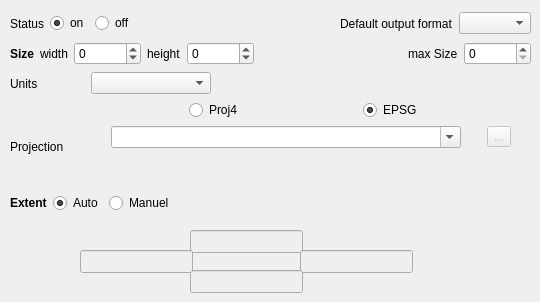
     <widget class="QWidget" name="mainTabForm">
      <property name="toolTip">
       <string>&lt;html&gt;&lt;head/&gt;&lt;body&gt;&lt;p&gt;Main configuration settings for the map object.&lt;/p&gt;&lt;/body&gt;&lt;/html&gt;</string>
      </property>
      <attribute name="title">
       <string>Main</string>
      </attribute>
      <attribute name="toolTip">
       <string>&lt;html&gt;&lt;head/&gt;&lt;body&gt;&lt;p&gt;Main configuration settings for the map object.&lt;/p&gt;&lt;/body&gt;&lt;/html&gt;</string>
      </attribute>
      <widget class="QLineEdit" name="mf_map_extent_top">
       <property name="enabled">
        <bool>false</bool>
       </property>
       <property name="geometry">
        <rect>
         <x>190</x>
         <y>230</y>
         <width>113</width>
         <height>23</height>
        </rect>
       </property>
       <property name="toolTip">
        <string>&lt;html&gt;&lt;head/&gt;&lt;body&gt;&lt;p&gt;Top of extent.&lt;/p&gt;&lt;/body&gt;&lt;/html&gt;</string>
       </property>
      </widget>
      <widget class="QLineEdit" name="mf_map_extent_right">
       <property name="enabled">
        <bool>false</bool>
       </property>
       <property name="geometry">
        <rect>
         <x>300</x>
         <y>250</y>
         <width>113</width>
         <height>23</height>
        </rect>
       </property>
       <property name="toolTip">
        <string>&lt;html&gt;&lt;head/&gt;&lt;body&gt;&lt;p&gt;Right of extent.&lt;/p&gt;&lt;/body&gt;&lt;/html&gt;</string>
       </property>
      </widget>
      <widget class="QLineEdit" name="mf_map_extent_bottom">
       <property name="enabled">
        <bool>false</bool>
       </property>
       <property name="geometry">
        <rect>
         <x>190</x>
         <y>270</y>
         <width>113</width>
         <height>23</height>
        </rect>
       </property>
       <property name="toolTip">
        <string>&lt;html&gt;&lt;head/&gt;&lt;body&gt;&lt;p&gt;Bottom of extent.&lt;/p&gt;&lt;/body&gt;&lt;/html&gt;</string>
       </property>
      </widget>
      <widget class="QLineEdit" name="mf_map_extent_left">
       <property name="enabled">
        <bool>false</bool>
       </property>
       <property name="geometry">
        <rect>
         <x>80</x>
         <y>250</y>
         <width>113</width>
         <height>23</height>
        </rect>
       </property>
       <property name="toolTip">
        <string>&lt;html&gt;&lt;head/&gt;&lt;body&gt;&lt;p&gt;Left of extent.&lt;/p&gt;&lt;/body&gt;&lt;/html&gt;</string>
       </property>
      </widget>
      <widget class="QWidget" name="layoutWidget1">
       <property name="geometry">
        <rect>
         <x>10</x>
         <y>40</y>
         <width>521</width>
         <height>28</height>
        </rect>
       </property>
       <layout class="QHBoxLayout" name="horizontalLayout">
        <item>
         <widget class="QLabel" name="size_label">
          <property name="font">
           <font>
            <weight>75</weight>
            <bold>true</bold>
           </font>
          </property>
          <property name="toolTip">
           <string>&lt;html&gt;&lt;head/&gt;&lt;body&gt;&lt;p&gt;Size of the map.&lt;/p&gt;&lt;/body&gt;&lt;/html&gt;</string>
          </property>
          <property name="text">
           <string>Size</string>
          </property>
         </widget>
        </item>
        <item>
         <widget class="QLabel" name="mf_sizewidth_label">
          <property name="text">
           <string>width</string>
          </property>
         </widget>
        </item>
        <item>
         <widget class="QSpinBox" name="mf_map_size_width">
          <property name="toolTip">
           <string>&lt;html&gt;&lt;head/&gt;&lt;body&gt;&lt;p&gt;Width of the map.&lt;/p&gt;&lt;/body&gt;&lt;/html&gt;</string>
          </property>
          <property name="minimum">
           <number>-1</number>
          </property>
          <property name="maximum">
           <number>999999</number>
          </property>
         </widget>
        </item>
        <item>
         <widget class="QLabel" name="mf_sizeheight_label">
          <property name="text">
           <string>height</string>
          </property>
         </widget>
        </item>
        <item>
         <widget class="QSpinBox" name="mf_map_size_height">
          <property name="toolTip">
           <string>&lt;html&gt;&lt;head/&gt;&lt;body&gt;&lt;p&gt;Height of the map.&lt;/p&gt;&lt;/body&gt;&lt;/html&gt;</string>
          </property>
          <property name="minimum">
           <number>-1</number>
          </property>
          <property name="maximum">
           <number>999999</number>
          </property>
         </widget>
        </item>
        <item>
         <spacer name="horizontalSpacer_2">
          <property name="orientation">
           <enum>Qt::Horizontal</enum>
          </property>
          <property name="sizeHint" stdset="0">
           <size>
            <width>40</width>
            <height>20</height>
           </size>
          </property>
         </spacer>
        </item>
        <item>
         <widget class="QLabel" name="mf_map_maxsize_label">
          <property name="text">
           <string>max Size</string>
          </property>
         </widget>
        </item>
        <item>
         <widget class="QSpinBox" name="mf_map_maxsize">
          <property name="toolTip">
           <string>&lt;html&gt;&lt;head/&gt;&lt;body&gt;&lt;p&gt;Max size for the map (height and/or width). Default to 2048 pixels.&lt;/p&gt;&lt;/body&gt;&lt;/html&gt;</string>
          </property>
          <property name="maximum">
           <number>99999999</number>
          </property>
         </widget>
        </item>
       </layout>
      </widget>
      <widget class="QWidget" name="layoutWidget2">
       <property name="geometry">
        <rect>
         <x>10</x>
         <y>10</y>
         <width>521</width>
         <height>27</height>
        </rect>
       </property>
       <layout class="QHBoxLayout" name="horizontalLayout_2">
        <item>
         <widget class="QLabel" name="label">
          <property name="text">
           <string>Status</string>
          </property>
         </widget>
        </item>
        <item>
         <widget class="QRadioButton" name="mf_map_status_on">
          <property name="autoFillBackground">
           <bool>false</bool>
          </property>
          <property name="text">
           <string>on</string>
          </property>
          <property name="checked">
           <bool>true</bool>
          </property>
         </widget>
        </item>
        <item>
         <widget class="QRadioButton" name="mf_map_status_off">
          <property name="text">
           <string>off</string>
          </property>
         </widget>
        </item>
        <item>
         <spacer name="horizontalSpacer_4">
          <property name="orientation">
           <enum>Qt::Horizontal</enum>
          </property>
          <property name="sizeHint" stdset="0">
           <size>
            <width>40</width>
            <height>20</height>
           </size>
          </property>
         </spacer>
        </item>
        <item>
         <widget class="QLabel" name="mf_default_output_label">
          <property name="text">
           <string>Default output format</string>
          </property>
         </widget>
        </item>
        <item>
         <widget class="QComboBox" name="mf_map_outputformat">
          <property name="toolTip">
           <string>&lt;html&gt;&lt;head/&gt;&lt;body&gt;&lt;p&gt;Default output format&lt;/p&gt;&lt;/body&gt;&lt;/html&gt;</string>
          </property>
         </widget>
        </item>
       </layout>
      </widget>
      <widget class="QWidget" name="layoutWidget3">
       <property name="geometry">
        <rect>
         <x>10</x>
         <y>70</y>
         <width>201</width>
         <height>27</height>
        </rect>
       </property>
       <layout class="QHBoxLayout" name="horizontalLayout_3">
        <item>
         <widget class="QLabel" name="units_label">
          <property name="text">
           <string>Units</string>
          </property>
         </widget>
        </item>
        <item>
         <widget class="QComboBox" name="mf_map_units">
          <property name="minimumSize">
           <size>
            <width>120</width>
            <height>0</height>
           </size>
          </property>
          <property name="maximumSize">
           <size>
            <width>200</width>
            <height>16777215</height>
           </size>
          </property>
          <property name="toolTip">
           <string>&lt;html&gt;&lt;head/&gt;&lt;body&gt;&lt;p&gt;Units of the map coordinates.&lt;/p&gt;&lt;/body&gt;&lt;/html&gt;</string>
          </property>
          <property name="editable">
           <bool>false</bool>
          </property>
         </widget>
        </item>
       </layout>
      </widget>
      <widget class="QWidget" name="layoutWidget4">
       <property name="geometry">
        <rect>
         <x>10</x>
         <y>190</y>
         <width>521</width>
         <height>26</height>
        </rect>
       </property>
       <layout class="QHBoxLayout" name="horizontalLayout_6">
        <item>
         <widget class="QLabel" name="mf_map_extent_label">
          <property name="font">
           <font>
            <weight>75</weight>
            <bold>true</bold>
           </font>
          </property>
          <property name="toolTip">
           <string>&lt;html&gt;&lt;head/&gt;&lt;body&gt;&lt;p&gt;Extent of the map: set to auto to let Mapfile Editor calculate it.&lt;/p&gt;&lt;/body&gt;&lt;/html&gt;</string>
          </property>
          <property name="text">
           <string>Extent</string>
          </property>
         </widget>
        </item>
        <item>
         <widget class="QRadioButton" name="mf_map_extent_auto">
          <property name="text">
           <string>Auto</string>
          </property>
          <property name="checked">
           <bool>true</bool>
          </property>
         </widget>
        </item>
        <item>
         <widget class="QRadioButton" name="mf_map_extent_manuel">
          <property name="text">
           <string>Manuel</string>
          </property>
         </widget>
        </item>
        <item>
         <spacer name="horizontalSpacer">
          <property name="orientation">
           <enum>Qt::Horizontal</enum>
          </property>
          <property name="sizeHint" stdset="0">
           <size>
            <width>40</width>
            <height>20</height>
           </size>
          </property>
         </spacer>
        </item>
       </layout>
      </widget>
      <widget class="QWidget" name="layoutWidget5">
       <property name="geometry">
        <rect>
         <x>10</x>
         <y>100</y>
         <width>521</width>
         <height>93</height>
        </rect>
       </property>
       <layout class="QHBoxLayout" name="projectionLayout">
        <item>
         <widget class="QLabel" name="mf_map_projection_label">
          <property name="enabled">
           <bool>true</bool>
          </property>
          <property name="minimumSize">
           <size>
            <width>75</width>
            <height>0</height>
           </size>
          </property>
          <property name="maximumSize">
           <size>
            <width>75</width>
            <height>16777215</height>
           </size>
          </property>
          <property name="baseSize">
           <size>
            <width>0</width>
            <height>0</height>
           </size>
          </property>
          <property name="text">
           <string>Projection</string>
          </property>
         </widget>
        </item>
        <item>
         <layout class="QVBoxLayout" name="verticalLayout_2">
          <item>
           <layout class="QHBoxLayout" name="horizontalLayout_40">
            <property name="sizeConstraint">
             <enum>QLayout::SetDefaultConstraint</enum>
            </property>
            <item>
             <widget class="QRadioButton" name="mf_map_projection_btproj">
              <property name="minimumSize">
               <size>
                <width>70</width>
                <height>0</height>
               </size>
              </property>
              <property name="maximumSize">
               <size>
                <width>70</width>
                <height>16777215</height>
               </size>
              </property>
              <property name="baseSize">
               <size>
                <width>70</width>
                <height>0</height>
               </size>
              </property>
              <property name="toolTip">
               <string>&lt;html&gt;&lt;head/&gt;&lt;body&gt;&lt;p&gt;Define projection using WKT Proj4 string.&lt;/p&gt;&lt;/body&gt;&lt;/html&gt;</string>
              </property>
              <property name="text">
               <string>Proj4</string>
              </property>
             </widget>
            </item>
            <item>
             <widget class="QRadioButton" name="mf_map_projection_btepsg">
              <property name="minimumSize">
               <size>
                <width>70</width>
                <height>0</height>
               </size>
              </property>
              <property name="maximumSize">
               <size>
                <width>70</width>
                <height>16777215</height>
               </size>
              </property>
              <property name="baseSize">
               <size>
                <width>70</width>
                <height>0</height>
               </size>
              </property>
              <property name="toolTip">
               <string>&lt;html&gt;&lt;head/&gt;&lt;body&gt;&lt;p&gt;Define projection using EPSG code.&lt;/p&gt;&lt;/body&gt;&lt;/html&gt;</string>
              </property>
              <property name="text">
               <string>EPSG</string>
              </property>
              <property name="checked">
               <bool>true</bool>
              </property>
             </widget>
            </item>
           </layout>
          </item>
          <item>
           <layout class="QHBoxLayout" name="horizontalLayout_30">
            <item>
             <widget class="QComboBox" name="mf_map_projection">
              <property name="minimumSize">
               <size>
                <width>300</width>
                <height>0</height>
               </size>
              </property>
              <property name="maximumSize">
               <size>
                <width>350</width>
                <height>16777215</height>
               </size>
              </property>
              <property name="toolTip">
               <string>&lt;html&gt;&lt;head/&gt;&lt;body&gt;&lt;p&gt;Search EPSG code using EPSG key word or WKT proj4 string using +proj key word. Projection are always store in wkt proj string for best performance.&lt;/p&gt;&lt;/body&gt;&lt;/html&gt;</string>
              </property>
              <property name="editable">
               <bool>true</bool>
              </property>
             </widget>
            </item>
            <item>
             <widget class="QToolButton" name="mf_map_projection_btlink">
              <property name="enabled">
               <bool>false</bool>
              </property>
              <property name="text">
               <string>...</string>
              </property>
              <property name="icon">
               <iconset>
                <normaloff>:/ui/images/icons/documentinfo.png</normaloff>:/ui/images/icons/documentinfo.png</iconset>
              </property>
             </widget>
            </item>
           </layout>
          </item>
          <item>
           <widget class="QLabel" name="mf_map_projection_info">
            <property name="styleSheet">
             <string notr="true"/>
            </property>
            <property name="text">
             <string/>
            </property>
            <property name="textFormat">
             <enum>Qt::PlainText</enum>
            </property>
            <property name="margin">
             <number>5</number>
            </property>
           </widget>
          </item>
         </layout>
        </item>
       </layout>
      </widget>
     </widget>
